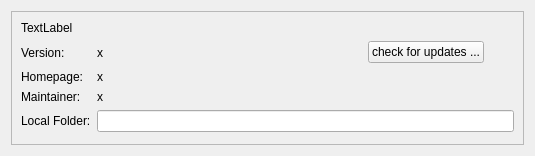
<ui version="4.0">
 <class>Form</class>
 <widget class="QWidget" name="Form">
  <property name="geometry">
   <rect>
    <x>0</x>
    <y>0</y>
    <width>535</width>
    <height>156</height>
   </rect>
  </property>
  <layout class="QVBoxLayout" name="modsource_layout">
   <item>
    <widget class="QFrame" name="frame">
     <property name="frameShape">
      <enum>QFrame::StyledPanel</enum>
     </property>
     <property name="frameShadow">
      <enum>QFrame::Plain</enum>
     </property>
     <layout class="QFormLayout" name="formLayout">
      <property name="fieldGrowthPolicy">
       <enum>QFormLayout::AllNonFixedFieldsGrow</enum>
      </property>
      <item row="3" column="0">
       <widget class="QLabel" name="label_2">
        <property name="text">
         <string notr="true">Maintainer:</string>
        </property>
       </widget>
      </item>
      <item row="2" column="0">
       <widget class="QLabel" name="label_3">
        <property name="text">
         <string notr="true">Homepage:</string>
        </property>
       </widget>
      </item>
      <item row="2" column="1">
       <widget class="QLabel" name="homepage_label">
        <property name="text">
         <string notr="true">x</string>
        </property>
        <property name="openExternalLinks">
         <bool>true</bool>
        </property>
       </widget>
      </item>
      <item row="0" column="0" colspan="2">
       <widget class="QLabel" name="description_label">
        <property name="text">
         <string notr="true">TextLabel</string>
        </property>
       </widget>
      </item>
      <item row="1" column="0">
       <widget class="QLabel" name="label_4">
        <property name="text">
         <string notr="true">Version:</string>
        </property>
       </widget>
      </item>
      <item row="3" column="1">
       <widget class="QLabel" name="maintainer_label">
        <property name="text">
         <string notr="true">x</string>
        </property>
       </widget>
      </item>
      <item row="1" column="1">
       <layout class="QHBoxLayout" name="update_layout" stretch="1,0,0">
        <item>
         <widget class="QLabel" name="version_label">
          <property name="text">
           <string notr="true">x</string>
          </property>
         </widget>
        </item>
        <item>
         <widget class="QPushButton" name="update_button">
          <property name="text">
           <string notr="true">check for updates ...</string>
          </property>
         </widget>
        </item>
        <item>
         <widget class="A2MoreButton" name="a2option_button">
          <property name="text">
           <string notr="true" />
          </property>
          <property name="autoRaise">
           <bool>true</bool>
          </property>
         </widget>
        </item>
       </layout>
      </item>
      <item row="4" column="0">
       <widget class="QLabel" name="label_5">
        <property name="text">
         <string notr="true">Local Folder:</string>
        </property>
       </widget>
      </item>
      <item row="4" column="1">
       <widget class="A2PathField" name="local_path" />
      </item>
     </layout>
    </widget>
   </item>
  </layout>
 </widget>
 <customwidgets>
  <customwidget>
   <class>A2PathField</class>
   <extends>QLineEdit</extends>
   <header>a2widget.a2path_field</header>
  </customwidget>
  <customwidget>
   <class>A2MoreButton</class>
   <extends>QToolButton</extends>
   <header>a2widget.a2more_button</header>
  </customwidget>
 </customwidgets>
 <resources />
 <connections />
</ui>
